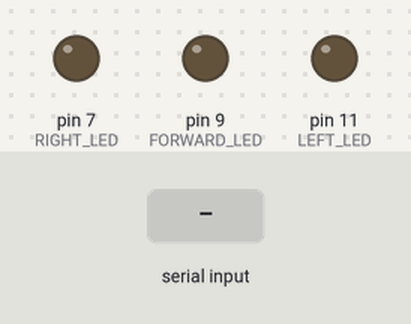
Simulated run of this sketch. Board: Arduino Uno, built with avr-gcc and run on an emulated ATmega328P. Shown: output pins drawn as LEDs (lit = HIGH). Inputs (shaded band) come from the test bench.

Above: at 1.2 s.
1.3 s: "R" received over Serial
At 1.8 s:
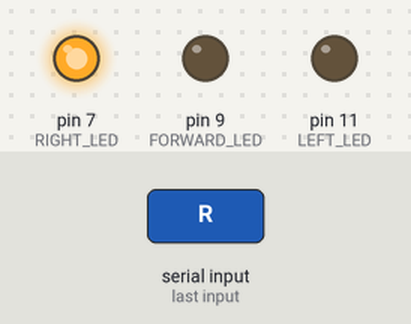
2.8 s: "F" received over Serial
At 4.0 s:
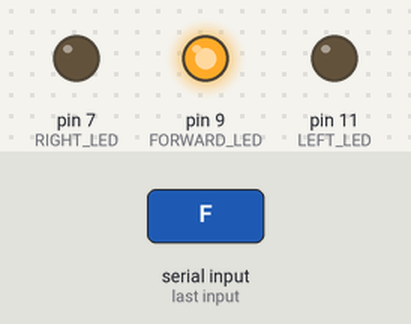
4.3 s: "L" received over Serial
At 5.2 s:
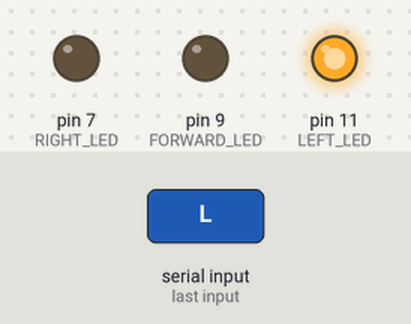
5.8 s: "N" received over Serial
At 6.4 s:
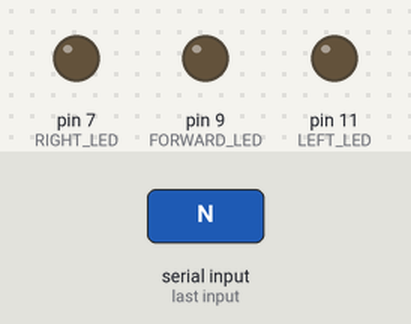
Timing chart, 0 to 8.3 s (numbered marks = the images above; inputs shaded):
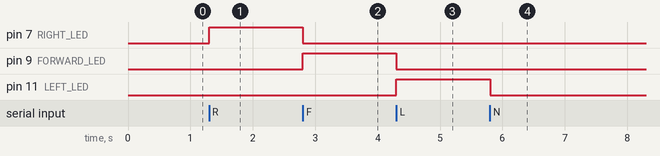

Measured:
- after the input at 1.3 s, pin 7 (RIGHT_LED): LOW → HIGH at once
- after the input at 2.8 s, pin 7 (RIGHT_LED): HIGH → LOW at once; pin 9 (FORWARD_LED): LOW → HIGH at once
- after the input at 4.3 s, pin 9 (FORWARD_LED): HIGH → LOW at once; pin 11 (LEFT_LED): LOW → HIGH at once
- after the input at 5.8 s, pin 11 (LEFT_LED): HIGH → LOW at once

The sketch:

test_actioner.ino
```cpp
const int RIGHT_LED = 7;
const int FORWARD_LED = 9;
const int LEFT_LED = 11;
const int BAUDRATE = 9600;
int incomingByte;      // a variable to read incoming serial data into

void setup() {
  pinMode(RIGHT_LED, OUTPUT);
  pinMode(FORWARD_LED, OUTPUT);
  pinMode(LEFT_LED, OUTPUT);
  Serial.begin(BAUDRATE);

  digitalWrite(RIGHT_LED, LOW);
  digitalWrite(FORWARD_LED, LOW);
  digitalWrite(LEFT_LED, LOW);
}

void loop() {
 if (Serial.available() > 0) {
    // read the oldest byte in the serial buffer:
    incomingByte = Serial.read();

    if (incomingByte == 'R') {
      digitalWrite(RIGHT_LED, HIGH);
      digitalWrite(FORWARD_LED, LOW);
      digitalWrite(LEFT_LED, LOW);
    }

    if (incomingByte == 'F') {
      digitalWrite(FORWARD_LED, HIGH);
      digitalWrite(RIGHT_LED, LOW);
      digitalWrite(LEFT_LED, LOW);
    }

    if (incomingByte == 'L') {
      digitalWrite(LEFT_LED, HIGH);
      digitalWrite(RIGHT_LED, LOW);
      digitalWrite(FORWARD_LED, LOW);
    }

    if (incomingByte == 'N') {
      digitalWrite(LEFT_LED, LOW);
      digitalWrite(RIGHT_LED, LOW);
      digitalWrite(FORWARD_LED, LOW);
    }
  }

}
```
